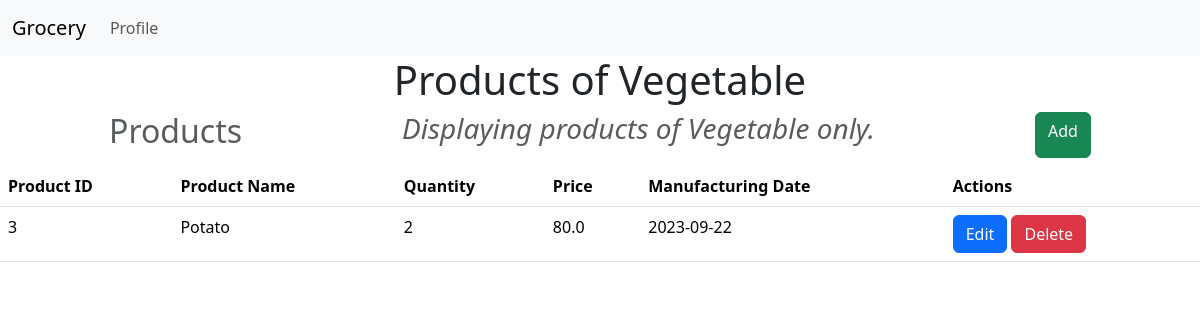
The page /category/1/display (signed in) on the database its author committed.
### models.py (models this page shows)
class Category(db.Model):
    __tablename__ = 'category'
    id = db.Column(db.Integer, primary_key=True)
    name = db.Column(db.String(50), nullable=False)
    is_deleted = db.Column(db.Boolean, nullable=False, default=False)
    products = db.relationship('Product', backref='Category', lazy=True)

class Product(db.Model):
    __tablename__ = 'product'
    id = db.Column(db.Integer, primary_key=True)
    name = db.Column(db.String(50), nullable=False)
    price = db.Column(db.Float, nullable=False)
    quantity = db.Column(db.Integer, nullable=False)
    category_id = db.Column(db.Integer, db.ForeignKey('category.id'), nullable=False)
    availability = db.Column(db.Integer, nullable=True)
    manufacturing_date = db.Column(db.Date, nullable=False)
    is_deleted = db.Column(db.Boolean, nullable=False, default=False)
    c = db.relationship('Cart', backref='product', lazy=True)
    ord = db.relationship('Order', backref='product', lazy=True)

### app.py (the view)
@app.route("/category/<int:id>/display")
def display_category(id):
    if 'user_id' not in session:
        flash('Please login to continue.')
        return redirect(url_for('login'))
    user = User.query.get(session['user_id'])
    if not user.is_admin:
        flash('You are not allowed to view this page.')
        return redirect(url_for('index'))
    available_products = Product.query.filter_by(category_id=id, is_deleted=False).all()
    return render_template('category/display_category.html', user=user, category=Category.query.get(id), products=available_products)

### Templates/Category/display_category.html (shortened to what this page needs)
<!DOCTYPE html>
<html lang="en">
<head>
    <link href="https://cdn.jsdelivr.net/npm/bootstrap@5.3.2/dist/css/bootstrap.min.css" rel="stylesheet">
    <link href="https://getbootstrap.com/docs/5.3/assets/css/docs.css" rel="stylesheet">
</head>
<body>
    <nav class="navbar navbar-expand-lg bg-body-tertiary">
        <div class="container-fluid">
          <a class="navbar-brand" href="{{url_for('index')}}">Grocery</a>
          <div class="collapse navbar-collapse" id="navbarNav">
            <ul class="navbar-nav">
                {% if user %}
                      <li class="nav-item">
                        <a href="{{url_for('profile')}}" class="nav-link">
                          Profile
                        </a>
                      </li>
                      {% endif %}
            </ul>
          </div>
        </div>
      </nav>
    <h1 style="text-align: center;">Products of {{category.name}}</h1>
    <div style="margin: 0 auto; display: flex; justify-content: center; gap: 10em;" >
        <h2 class="text-muted " style="text-align: center;display:inline-block">Products</h2>
        <h3 class="text-muted">
            <em >
                Displaying products of {{category.name}} only.
            </em>
        </h3>
        <a class="btn btn-success"  href="{{url_for('add_product' , id=category.id)}}">
            Add
        </a>
    </div>
    <div style="padding-top: 8px;">
        <table class="table">
            <thead>
                <th>Product ID</th>
                <th>Product Name</th>
                <th>Quantity</th>
                <th>Price</th>
                <th>Manufacturing Date</th>
                <th>Actions</th>
            </thead>
            <tbody>
                {% for product in category.products %}
                  {% if not product.is_deleted %}
                   <tr>
                       <td>{{product.id}}</td>
                       <td>{{product.name}}</td>
                       <td>{{product.quantity}}</td>
                       <td>{{product.price}}</td>
                       <td>{{product.manufacturing_date}}</td>
                       <td>
                           <a class="btn btn-primary" href="{{url_for('edit_product',id=product.id)}}">
                            Edit
                           </a>
                           <a class="btn btn-danger" href="{{url_for('delete_product',id=product.id)}}">
                            Delete
                           </a>
                       </td>
                   </tr>
                  {% endif %}
                {% endfor %}
            </tbody>
        </table>
    </div>
</body>
</html>

### rows shown on the page
Category: name "Vegetable"
Product: id "3", name "Potato", quantity "2", price "80.0", manufacturing_date "2023-09-22"
